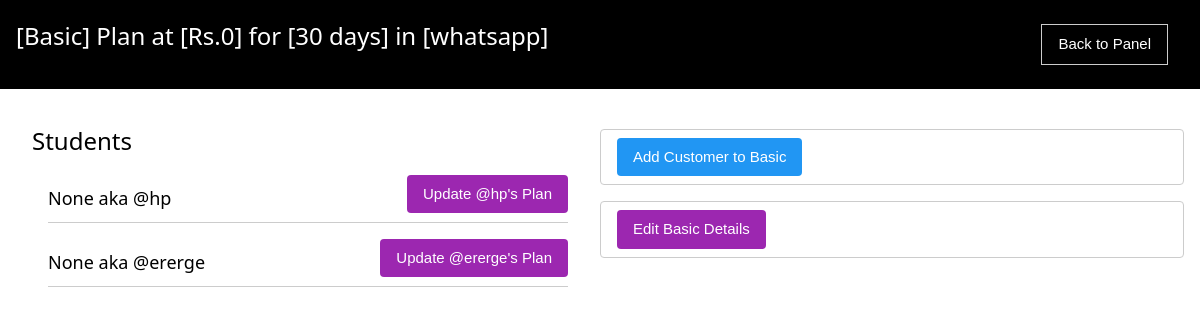
The page /plans/plan/0xkdMLcNeC (signed in) on the database as committed earlier.
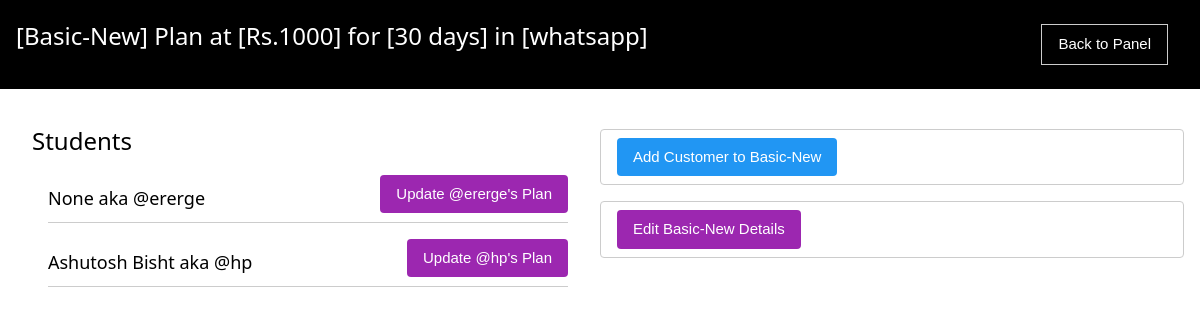
The same page on the database as committed later.
### plans/models.py (models this page shows)
class Plan(models.Model):
    slug = models.CharField(max_length=20, default=generate_code, editable=False)
    app = models.ForeignKey(applists, on_delete=models.CASCADE)
    title = models.CharField(max_length=200)
    price = models.IntegerField(default=0)
    description = models.TextField(max_length=800)
    duration = models.IntegerField(default=30, choices=[
            (30, '1 Month'),
            (180, '6 Months'),
            (364, '1 Year')
        ],
    )
    default_for_customer = models.BooleanField(default=False)
    def __str__(self):
        return f"[{self.title}] Plan at [Rs.{self.price}] for [{self.duration} days] in [{self.app.appname}]"

### apps/models.py (models this page shows, shortened)
class applists(models.Model):
    author= models.ForeignKey(User, on_delete=models.CASCADE)
    appname=models.CharField(verbose_name='App name',primary_key=True,max_length=50,unique=True,null=False)
    appimg=models.ImageField(upload_to = 'app_images',null=True,blank=True)
    date_published= models.DateTimeField(auto_now_add=True)
    date_modified = models.DateTimeField(auto_now=True)
    slug = models.SlugField(max_length=255, null=True, unique=True)

### accounts/models.py (models this page shows, shortened)
class Profile(models.Model):
    user = models.OneToOneField(User, on_delete=models.CASCADE, related_name='profile')
    apps=models.ManyToManyField(applists,related_name='apps')
    status = models.CharField(choices=status_choices, max_length=20, default='c')
    full_name = models.CharField(max_length=100, blank=True, null=True)
    utility_name = models.CharField(max_length=200, null=True, blank=True)
    utility_short_name= models.CharField(max_length=50, null=True, blank=True)
    utility_state= models.CharField(max_length=50, null=True, blank=True)
    utility_district= models.CharField(max_length=50, null=True, blank=True)
    utility_country= models.CharField(max_length=50, null=True, blank=True)
    utility_postalcode= models.CharField(max_length=20, null=True, blank=True)
    utility_address=models.TextField(max_length=200, null=True, blank=True)
    contact_person= models.CharField(max_length=200, null=True, blank=True)
    contact_email = models.EmailField(max_length=50, null=True, blank=True)
    contact_phnum = models.CharField(max_length=15, null=True, blank=True)
    contact_mobile= models.CharField(max_length=15, null=True, blank=True)
    contact_designation= models.CharField(max_length=100, null=True, blank=True)
    contact_landline= models.CharField(max_length=20, null=True, blank=True)
    emergency_person=models.CharField(max_length=200, null=True, blank=True)
    emergency_altperson=models.CharField(max_length=200, null=True, blank=True)
    emergency_mobile=models.CharField(max_length=200, null=True, blank=True)
    emergency_altmobile=models.CharField(max_length=200, null=True, blank=True)
    emergency_officeaddress=models.TextField(max_length=200,null=True,blank=True)
    emergency_altofficeaddress=models.TextField(max_length=200,null=True,blank=True)
    info_created_at = models.DateTimeField(auto_now_add=True)
    info_updated_at = models.DateTimeField(auto_now=True)
    se_coins= models.IntegerField(null=True, default=999, blank=True)
    slug = models.SlugField(max_length=200, editable=False, null=True, blank=True)
    admin=models.BooleanField(default=False)
    plan_start_date = models.DateTimeField(null=True)
    plan_end_date = models.DateTimeField(null=True)
    plans = models.ManyToManyField(Plan)
    plan_active = models.BooleanField(default=False)
    paid = models.BooleanField(default=False)

### plans/views.py (the view, shortened to what this page needs)
# urls.py: path('plan/<str:slug>', show_plan, name='plan'),
def show_plan(request, slug):
    if request.user.is_superuser:
        if request.method == 'GET':
            plan = Plan.objects.filter(slug=slug).first()
            users = Profile.objects.filter(plans=plan)
            form = SubscribeForm()
            payload = {
                'plan': plan,
                'users': users,
                'form': form,
                'update_form': UpdateUserPlanForm(appslug=plan.app.slug),
                'appslug': plan.app.slug ,
                'update_plan_form': PlanForm(instance=plan)
            }
            return render(request, 'plans-panel/plan.html', payload)

### templates/plans-panel/plan.html (shortened to what this page needs)
{% load static %}
{% load crispy_forms_tags %}
{% block content %}
    <head>
        <link rel="stylesheet" href="{% static 'w3.css' %}" />
    </head>
    <nav class='w3-black w3-margin-bottom w3-container w3-padding'>
        <h3 class='w3-left'>{{plan}}</h3>
        <a href={% url 'plans-panel' plan.app.slug %}>
            <button class='w3-button w3-margin w3-black w3-border w3-right'>Back to Panel</button>
        </a>
    </nav>
    <div class='w3-padding'>
    <div class='w3-container w3-half'>
        <h3>Students</h3>
        {% for user in users %}
            <div class='w3-row w3-border-bottom w3-margin' >
                <h5 class='w3-left w3-margin-right' >
                    {{user.full_name}} aka @{{user.user.username}}
                </h5>
                <button onclick="showUpdateForm();" class=' w3-button w3-right w3-round w3-purple'>Update @{{user.user.username}}'s Plan</button>
            </div>
        {% endfor %}
    </div>
    <div class='w3-container w3-margin-top w3-padding w3-round w3-half w3-border'>
        <button id="button" onclick="showForm();" class=' w3-round w3-button w3-blue'>
            Add Customer to {{plan.title}}
        </button>
    </div>
    <div class='w3-container w3-margin-top w3-padding w3-round w3-half w3-border'>
        <button id="update_button" onclick="showUpdatePlanForm();" class=' w3-round w3-button w3-purple'>
            Edit {{plan.title}} Details
        </button>
    </div>
    </div>
{% endblock %}

Rows that differ between the two databases and show on the page:
changed Plan: title+price+duration "[Basic] Plan at [Rs.0] for [30 days] in [whatsapp]" → "[Basic-New] Plan at [Rs.1000] for [30 days] in [whatsapp]"; title "Basic" → "Basic-New"
shown differently, row unchanged: Profile "None": moves up the list
changed Profile "hp": full_name "None" → "Ashutosh Bisht"
